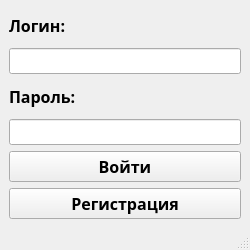
<?xml version="1.0" encoding="UTF-8"?>
<ui version="4.0">
 <class>MainWindow</class>
 <widget class="QMainWindow" name="MainWindow">
  <property name="geometry">
   <rect>
    <x>0</x>
    <y>0</y>
    <width>250</width>
    <height>250</height>
   </rect>
  </property>
  <property name="minimumSize">
   <size>
    <width>250</width>
    <height>250</height>
   </size>
  </property>
  <property name="maximumSize">
   <size>
    <width>250</width>
    <height>16777215</height>
   </size>
  </property>
  <property name="windowTitle">
   <string>MainWindow</string>
  </property>
  <widget class="QWidget" name="centralwidget">
   <layout class="QGridLayout" name="gridLayout">
    <item row="0" column="0">
     <layout class="QVBoxLayout" name="verticalLayout">
      <item>
       <widget class="QLabel" name="login_label">
        <property name="font">
         <font>
          <family>Unispace</family>
          <pointsize>12</pointsize>
          <weight>75</weight>
          <bold>true</bold>
         </font>
        </property>
        <property name="text">
         <string>Логин:</string>
        </property>
       </widget>
      </item>
      <item>
       <widget class="QLineEdit" name="login_lineEdit">
        <property name="font">
         <font>
          <family>Unispace</family>
          <pointsize>10</pointsize>
          <weight>75</weight>
          <bold>true</bold>
         </font>
        </property>
        <property name="text">
         <string/>
        </property>
       </widget>
      </item>
      <item>
       <widget class="QLabel" name="password_label">
        <property name="font">
         <font>
          <family>Unispace</family>
          <pointsize>12</pointsize>
          <weight>75</weight>
          <bold>true</bold>
         </font>
        </property>
        <property name="text">
         <string>Пароль:</string>
        </property>
       </widget>
      </item>
      <item>
       <widget class="QLineEdit" name="password_lineEdit">
        <property name="font">
         <font>
          <family>Unispace</family>
          <pointsize>10</pointsize>
          <weight>75</weight>
          <bold>true</bold>
         </font>
        </property>
       </widget>
      </item>
      <item>
       <widget class="QPushButton" name="enter">
        <property name="font">
         <font>
          <family>Unispace</family>
          <pointsize>12</pointsize>
          <weight>75</weight>
          <bold>true</bold>
         </font>
        </property>
        <property name="text">
         <string>Войти</string>
        </property>
       </widget>
      </item>
      <item>
       <widget class="QPushButton" name="registration">
        <property name="font">
         <font>
          <family>Unispace</family>
          <pointsize>12</pointsize>
          <weight>75</weight>
          <bold>true</bold>
         </font>
        </property>
        <property name="text">
         <string>Регистрация</string>
        </property>
       </widget>
      </item>
     </layout>
    </item>
   </layout>
  </widget>
  <widget class="QMenuBar" name="menubar">
   <property name="geometry">
    <rect>
     <x>0</x>
     <y>0</y>
     <width>250</width>
     <height>21</height>
    </rect>
   </property>
  </widget>
  <widget class="QStatusBar" name="statusbar"/>
 </widget>
 <resources/>
 <connections/>
</ui>
